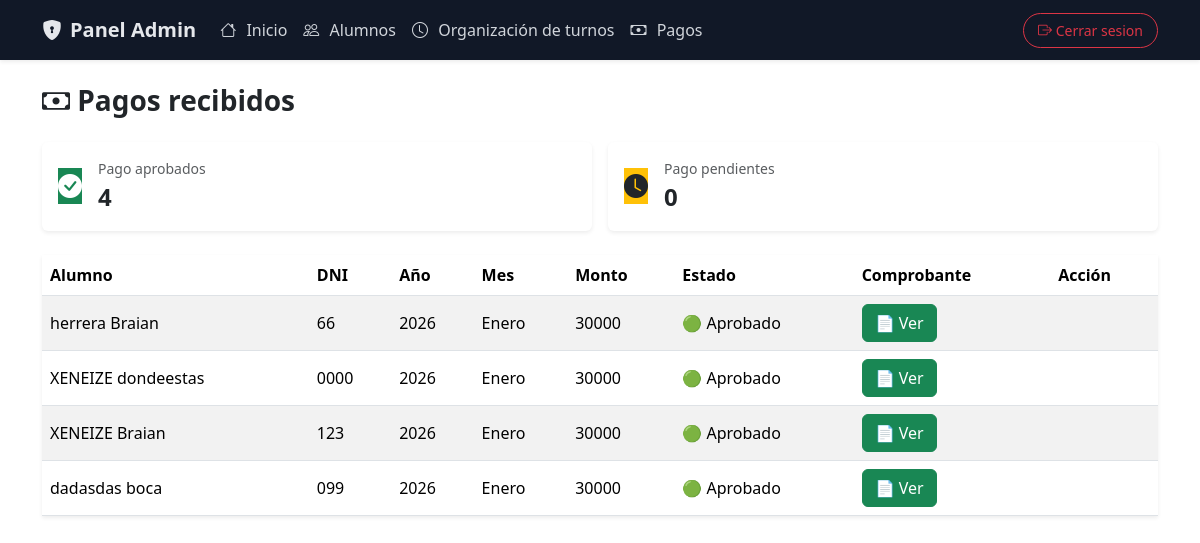
Screenshot of /admin/pagos (signed in) with the database file from the repository.
### models.py (models this page shows)
class Pago(db.Model):
    __tablename__ = "pagos"
    id = db.Column(db.Integer, primary_key=True)
    alumno_id = db.Column(db.Integer, db.ForeignKey("alumnos.id"))
    mes = db.Column(db.Integer)
    anio = db.Column(db.Integer)
    monto = db.Column(db.Integer, default=30000)
    comprobante = db.Column(db.String(200))
    estado = db.Column(db.String(20), default="pendiente")

class Alumno(db.Model):
    __tablename__ = "alumnos"
    id = db.Column(db.Integer, primary_key=True)
    nombre = db.Column(db.String(50), nullable=False)
    apellido = db.Column(db.String(50), nullable=False)
    dni = db.Column(db.String(20), nullable=False, unique=True)
    edad = db.Column(db.Integer, nullable=False)
    turno = db.Column(db.String(20), nullable=False)
    fecha_alta = db.Column(db.Date, default=date.today)
    pagos = db.relationship("Pago", backref="alumno", lazy=True)

### main.py (the view)
@app.route("/admin/pagos")
def admin_pagos():
    if session.get("rol") != "admin":
        return redirect("/login")
    pagos = Pago.query.all()
    total_aprobados = 0
    total_pendientes = 0
    for pago in pagos:
        try:
            pago.mes_nombre = MESES_ES_NUM.get(int(pago.mes), "Mes invalido")
        except ValueError:
            pago.mes_nombre = pago.mes
        if pago.estado == "aprobado":
            total_aprobados += 1
        else:
            total_pendientes += 1
    return render_template(
        "admin/pagos.html",
        pagos=pagos,
        total_aprobados=total_aprobados,
        total_pendientes=total_pendientes
        )

### templates/admin/pagos.html (shortened to what this page needs)
{% extends "admin/base_admin.html" %}
{% block body %}
<h3 class="fw-bold mb-4">
    <i class="bi bi-cash"></i> Pagos recibidos
</h3>
<div class="row g-3 mb-4">
    <div class="col-12 col-md-6">
        <div class="card border-0 shadow-sm">
            <div class="card-body d-flex align-items-center gap-3">
                <div class="icon-box bg-success text-white">
                    <i class="bi bi-check-circle-fill fs-4"></i>
                </div>
                <div>
                    <div class="text-muted small">Pago aprobados</div>
                    <div class="fs-4 fw-bold">{{ total_aprobados }}</div>
                </div>
            </div>
        </div>
    </div>
    <div class="col-12 col-md-6">
        <div class="card border-0 shadow-sm">
            <div class="card-body d-flex align-items-center gap-3">
                <div class="icon-box bg-warning text-dark">
                    <i class="bi bi-clock-fill fs-4"></i>
                </div>
                <div>
                    <div class="text-muted small">Pago pendientes</div>
                    <div class="fs-4 fw-bold">{{ total_pendientes }}</div>
                </div>
            </div>
        </div>
    </div>
</div>
<div class="table-reponsive">
    <table class="table table-striped shadow-sm align-middle text-nowrap fade-slide">
    <thead>
        <tr>
            <th>Alumno</th>
            <th class="d-none d-md-table-cell">DNI</th>
            <th class="d-none d-md-table-cell">Año</th>
            <th>Mes</th>
            <th class="d-none d-md-table-cell">Monto</th>
            <th>Estado</th>
            <th>Comprobante</th>
            <th>Acción</th>
        </tr>
    </thead>
    <tbody>
        {% for pago in pagos %}
        <tr>
            <td>{{ pago.alumno.apellido }} {{ pago.alumno.nombre }}</td>
            <td class="d-none d-md-table-cell">{{ pago.alumno.dni }}</td>
            <td class="d-none d-md-table-cell">{{ pago.anio }}</td>
            <td>{{ pago.mes_nombre }}</td>
            <td class="d-none d-md-table-cell">{{ pago.monto }}</td>
            <td>
                {% if pago.estado == "enviado" %}
                    🟡 En revisión
                {% elif pago.estado == "aprobado" %}
                    🟢 Aprobado
                {% endif %}
            </td>
            <td>
                {% if pago.comprobante %}
                <a href="{{ url_for('static', filename='comprobantes/' + pago.comprobante) }}"
                   target="_blank"
                   class="btn btb-sm btn-success btn-action">
                    📄 Ver
                </a>
                {% endif %}
            </td>
            <td>
            </td>
        </tr>
        {% endfor %}
    </tbody>
</table>
</div>
{% endblock %}

### templates/admin/base_admin.html (style rules this page uses)
.fade-slide { animation: fadeSlide 0.5s ease-in-out; }
.btn-action { transition: transform 0.15s ease, box-shadow 0.15s ease; }

### rows the page displays
Pago: alumno.apellido "herrera", alumno.nombre "Braian", alumno.dni "66", anio "2026", mes_nombre "Enero", monto "30000", estado "🟢 Aprobado"
Pago: alumno.apellido "XENEIZE", alumno.nombre "dondeestas", alumno.dni "0000", anio "2026", mes_nombre "Enero", monto "30000", estado "🟢 Aprobado"
Pago: alumno.apellido "XENEIZE", alumno.nombre "Braian", alumno.dni "123", anio "2026", mes_nombre "Enero", monto "30000", estado "🟢 Aprobado"
Pago: alumno.apellido "dadasdas", alumno.nombre "boca", alumno.dni "099", anio "2026", mes_nombre "Enero", monto "30000", estado "🟢 Aprobado"

### other values shown
{{ total_aprobados }} "4"
{{ total_pendientes }} "0"
